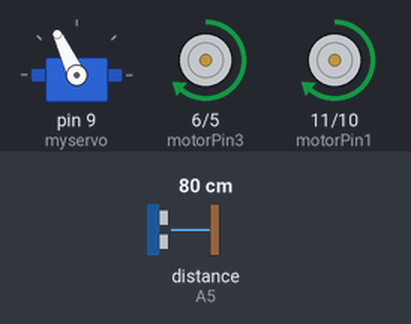
Bench run of a sketch on a simulated Arduino Uno, built with avr-gcc and run on an emulated ATmega328P. Shown: servo, motor-driver pin pairs drawn as motors (green arrow = first pin HIGH = forward, orange = second pin HIGH = backward, longer = more drive). Inputs (shaded band) come from the test bench; at power-on: distance to the obstacle (sensor on A5) 80 cm. The echo pulse lasts 58.3 µs per cm.

Above: at 3.9 s.
4.0 s: distance to the obstacle (sensor on A5) set to 23 cm
5.5 s: distance to the obstacle (sensor on A5) set to 18 cm
At 6.7 s:
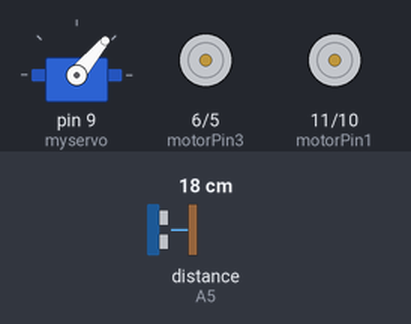
At 7.5 s:
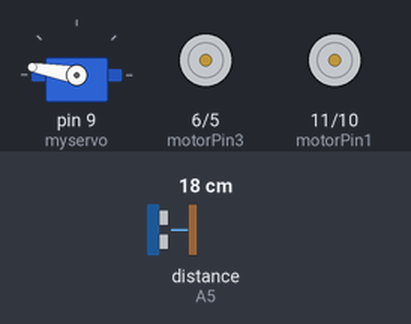
Timing chart, 0 to 14.5 s (numbered marks = the images above; inputs shaded):
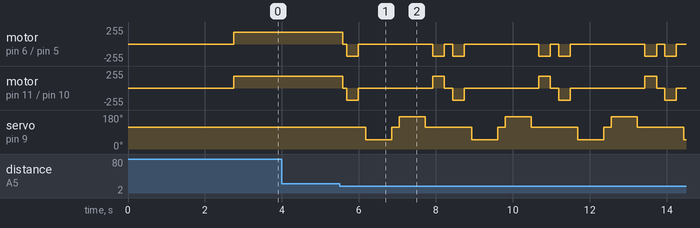

The sketch:

main.ino
```cpp
//2019
//obs car

#include <NewPing.h>
#include <Servo.h>

#define TRIG_PIN A4
#define ECHO_PIN A5
#define MAX_DISTANCE 200
NewPing sonar(TRIG_PIN, ECHO_PIN, MAX_DISTANCE);
Servo myservo;

boolean goesForward=false;
int distance = 100;
int speedSet = 0;

const int motorPin1  = 11;
const int motorPin2  = 10;
const int motorPin3  = 6;
const int motorPin4  = 5;

void setup() {

  myservo.attach(9);
  myservo.write(115);
  delay(2000);
  distance = readPing();
  delay(100);
  distance = readPing();
  delay(100);
  distance = readPing();
  delay(100);
  distance = readPing();
  delay(100);
}

void loop() {
 int distanceR = 0;
 int distanceL =  0;
 delay(40);

 if(distance<=20)
 {
  moveStop();
  delay(100);
  moveBackward();
  delay(300);
  moveStop();
  delay(200);
  distanceR = lookRight();
  delay(200);
  distanceL = lookLeft();
  delay(200);

  if(distanceR>=distanceL)
  {
    turnRight();
    moveStop();
  }else
  {
    turnLeft();
    moveStop();
  }
 }else
 {
  moveForward();
 }
 distance = readPing();
}

int lookRight()
{
    myservo.write(50);
    delay(500);
    int distance = readPing();
    delay(100);
    myservo.write(115);
    return distance;
}

int lookLeft()
{
    myservo.write(170);
    delay(500);
    int distance = readPing();
    delay(100);
    myservo.write(115);
    return distance;
    delay(100);
}

int readPing() {
  delay(70);
  int cm = sonar.ping_cm();
  if(cm==0)
  {
    cm = 250;
  }
  return cm;
}

void moveStop() {
  analogWrite(motorPin1, 0);
    analogWrite(motorPin2, 0);
    analogWrite(motorPin3, 0);
    analogWrite(motorPin4, 0);
  }

void moveForward() {


    analogWrite(motorPin1, 180);
    analogWrite(motorPin2, 0);
    analogWrite(motorPin3, 180);
    analogWrite(motorPin4, 0);

}

void moveBackward() {

    analogWrite(motorPin1, 0);
    analogWrite(motorPin2, 180);
    analogWrite(motorPin3, 0);
    analogWrite(motorPin4, 180);

}

void turnRight() {
 analogWrite(motorPin1, 280);
    analogWrite(motorPin2, 0);
  analogWrite(motorPin3, 0);
    analogWrite(motorPin4, 280);
  delay(300);
 moveForward();

}

void turnLeft() {
  analogWrite(motorPin1, 0);
    analogWrite(motorPin2, 280);
 analogWrite(motorPin3, 280);
    analogWrite(motorPin4, 0);
  delay(300);
   moveForward();
}
```

Measured:
- the behaviour switches between 21 and 20 cm on distance to the obstacle (sensor on A5) (found by bisection; images 0 and 1)
- after the input at 4.0 s, every drawn part: stays the same
